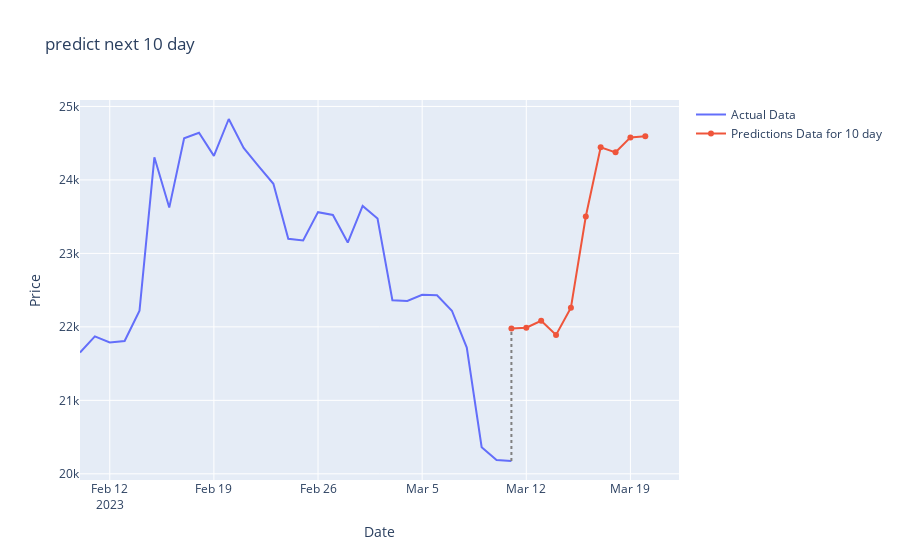

Notebook code cell kept with this figure:
### Code cell
actual_x = y_future_data.index
actual_y = y_future_data['Adj Close']
pred_x = prediction_df.index
pred_y = prediction_df['Adj Close']

fig = go.Figure()
fig.add_trace(go.Scatter(x=actual_x, y=actual_y, name='Actual Data'))
fig.add_trace(go.Scatter(x=pred_x, y=pred_y,
              name='Predictions Data for 10 day'))

fig.add_shape(type='line',
              x0=actual_x[-1], y0=actual_y[-1],
              x1=pred_x[0], y1=pred_y[0],
              line=dict(color='grey', width=2, dash='dot'))

fig.update_layout(
    xaxis_title='Date',
    yaxis_title='Price',
    title='predict next 10 day '
)

fig.show()

### Figure 1 — Plotly figure (JSON) as saved in the notebook; plotly's stock layout.template omitted (floating-point values rounded to 4 significant figures)
{"data": [{"name": "Actual Data", "type": "scatter", "x": ["2023-02-10T00:00:00", "2023-02-11T00:00:00", "2023-02-12T00:00:00", "2023-02-13T00:00:00", "2023-02-14T00:00:00", "2023-02-15T00:00:00", "2023-02-16T00:00:00", "2023-02-17T00:00:00", "2023-02-18T00:00:00", "2023-02-19T00:00:00", "2023-02-20T00:00:00", "2023-02-21T00:00:00", "2023-02-22T00:00:00", "2023-02-23T00:00:00", "2023-02-24T00:00:00", "2023-02-25T00:00:00", "2023-02-26T00:00:00", "2023-02-27T00:00:00", "2023-02-28T00:00:00", "2023-03-01T00:00:00", "2023-03-02T00:00:00", "2023-03-03T00:00:00", "2023-03-04T00:00:00", "2023-03-05T00:00:00", "2023-03-06T00:00:00", "2023-03-07T00:00:00", "2023-03-08T00:00:00", "2023-03-09T00:00:00", "2023-03-10T00:00:00", "2023-03-11T00:00:00"], "y": [21650.0, 21870.0, 21790.0, 21810.0, 22220.0, 24310.0, 23620.0, 24570.0, 24640.0, 24330.0, 24830.0, 24440.0, 24190.0, 23950.0, 23200.0, 23180.0, 23560.0, 23520.0, 23150.0, 23650.0, 23480.0, 22360.0, 22350.0, 22440.0, 22430.0, 22220.0, 21720.0, 20360.0, 20190.0, 20170.0]}, {"name": "Predictions Data for 10 day", "type": "scatter", "x": ["2023-03-11T00:00:00", "2023-03-12T00:00:00", "2023-03-13T00:00:00", "2023-03-14T00:00:00", "2023-03-15T00:00:00", "2023-03-16T00:00:00", "2023-03-17T00:00:00", "2023-03-18T00:00:00", "2023-03-19T00:00:00", "2023-03-20T00:00:00"], "y": [21980.0, 21990.0, 22080.0, 21890.0, 22260.0, 23500.0, 24440.0, 24380.0, 24580.0, 24600.0]}], "layout": {"shapes": [{"line": {"color": "grey", "dash": "dot", "width": 2}, "type": "line", "x0": "2023-03-11T00:00:00", "x1": "2023-03-11T00:00:00", "y0": 20170.0, "y1": 21980.0}], "title": {"text": "predict next 10 day "}, "xaxis": {"title": {"text": "Date"}}, "yaxis": {"title": {"text": "Price"}}}}
